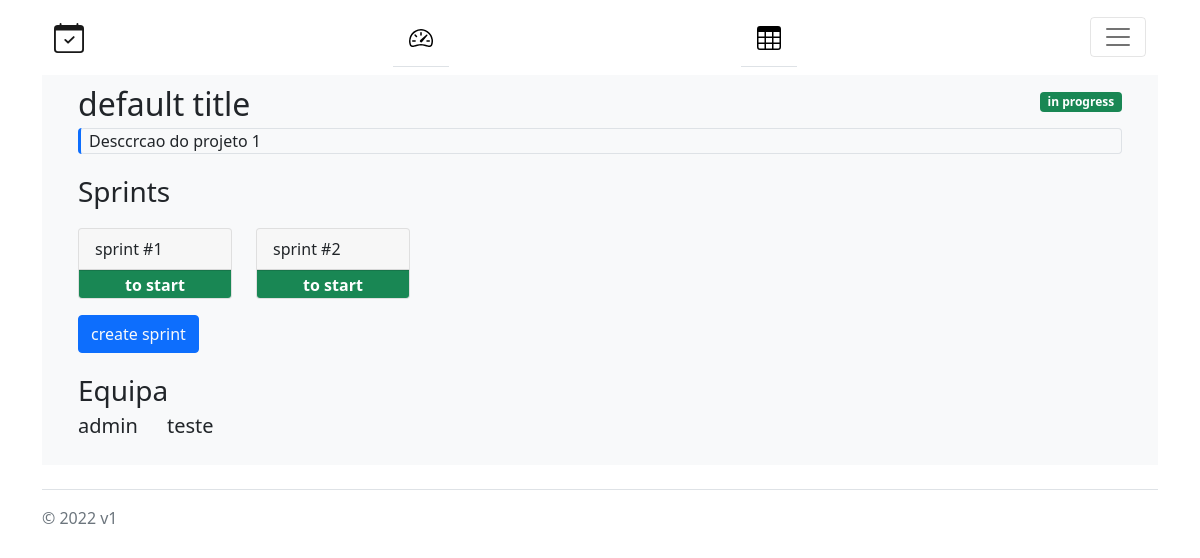
Screenshot of /projects/1 (signed in) with the database file from the repository.
### scrum/models.py (models this page shows)
class Project(models.Model):
    title = models.TextField()
    description = models.TextField()
    created_by = models.ForeignKey(User, on_delete=models.CASCADE, related_name='from+')
    group = models.ForeignKey(Group, on_delete=models.CASCADE)
    created_at = models.DateTimeField(auto_now_add=True)
    tasks = models.ManyToManyField(Task)
    sprints = models.ManyToManyField(Sprint)
    sprint_duration = models.IntegerField()
    password = models.TextField()
    IN_PROGRESS = 1
    FINISHED = 2
    STATE_CHOICES = (
        (IN_PROGRESS, 'In Progress'),
        (FINISHED, 'Finished'),
    )
    state = models.PositiveSmallIntegerField(choices=STATE_CHOICES, blank=True, null=True)
    class Meta:
        permissions = (
            ('master', 'Master Permissions'),
            ('developer', 'Developer Permissions'),
            ('boss', 'Boss Permissions'),
        )

class Sprint(models.Model):
    number = models.IntegerField()
    tasks = models.ManyToManyField(Task)
    created_at = models.DateTimeField(auto_now_add=True)
    TO_START = 1
    IN_PROGRESS = 2
    FINISHED = 3
    STATE_CHOICES = (
        (TO_START, "To Start"),
        (IN_PROGRESS, 'In Progress'),
        (FINISHED, 'Finished'),
    )
    state = models.PositiveSmallIntegerField(choices=STATE_CHOICES, blank=True, null=True)

### scrum/views.py (the view)
# urls.py: path('projects/<int:project_id>', scrum_views.project, name='project-overview'),
def project(request, project_id=None):
    user_prof = UserProfile.objects.filter(user=request.user).first()
    proj = Project.objects.filter(id=project_id)
    return render(request, 'scrum/project_overview.html', {'title': f"{proj.first().title} dashboard",
                                                             'permission': request.user.has_perm('master',
                                                                                                 user_prof.projects.first()),
                                                             'projects': user_prof.projects.all().values(),
                                                             'project': proj.values()[0],
                                                             'sprints': proj.first().sprints.values(),
                                                             'team': User.objects.filter(groups__id=proj.first().group.id).values()})

### scrum/templates/scrum/project_overview.html (shortened to what this page needs)
{% extends "scrum/base2.html" %}
{% block content %}
<div class="container">
  <div class="row">
    <div class="col fs-2">
      {{project.title}}
    </div>
    <div class="col">
      <div class="d-inline text-wrap {% if project.state == 1 %} bg-success
        {% elif project.state == 2 %} bg-danger {% endif %} float-end badge" style="margin-top: 1em;">
        {%if project.state == 1 %}
          in progress
        {%elif project.state == 2 %}
          finished
        {% endif %}
      </div>
    </div>
  </div>
  <div class="row">
    <div class="col">
      <div class="border-start border-primary border-3 rounded-start rounded-3">
        <div class="border border-start-0 border-1 rounded-end rounded-1">
          <div class="text-start text-break" style="margin-left:0.5em;">
            {{project.description}}
          </div>
        </div>
      </div>
    </div>
  </div>
  <div class="row mt-3">
    <div class="col fs-3">
      Sprints
    </div>
  </div>
  <div class="row ">
    {% for sprint in sprints %}
    <div class="col-md-2">
      <a href="{% url 'sprint' project.id sprint.number %}" class="text-decoration-none text-dark">
        <div class="card mt-3">
          <div class="card-header">
            sprint #{{sprint.number}}
          </div>
          <div class="card-footer badge fs-6 text-middle
            {% if sprint.state == 1 %}
              bg-success
            {% elif sprint.state == 2 %}
              bg-warning
            {% elif sprint.state == 3 %}
              bg-danger
            {% endif %}">
            {% if sprint.state == 1 %}
               to start
            {% elif sprint.state == 2 %}
              in progress
            {% elif sprint.state == 3 %}
              finished
            {% endif %}
          </div>
        </div>
      </a>
    </div>
    {% endfor %}
  </div>
  <div class="row">
    <div class="col mt-3">
      <button class="btn btn-primary"><a class="text-light text-decoration-none" href="{% url 'create-sprint' project.id %}">create sprint</a></button>
    </div>
  </div>
  <div class="row mt-3">
    <div class="col fs-3">
      Equipa
    </div>
  </div>
  <div class="row ">
    {% for member in team %}
    <div class="col-sm-1 fs-5">
      {{member.username}}
    </div>
    {% endfor %}
  </div>
</div>
{% endblock content %}

### rows the page displays
Project: title "default title", description "Desccrcao do projeto 1"
Sprint: number "1", state "to start"
Sprint: number "2", state "to start"

### other values shown
{{ member.username }} "admin"
{{ member.username }} "teste"
